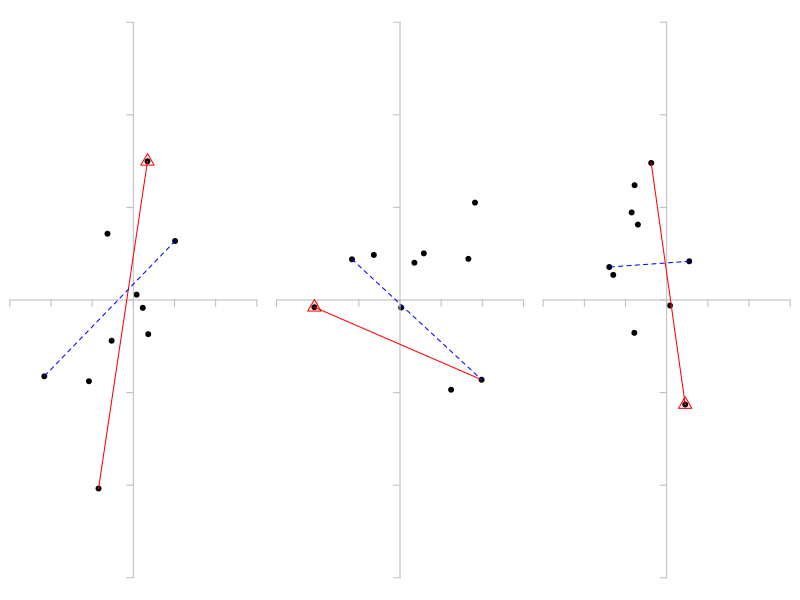
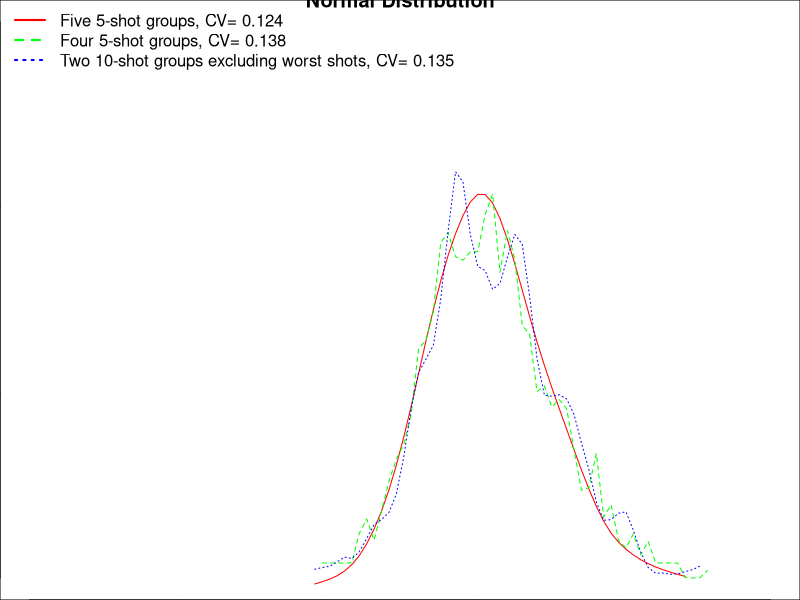
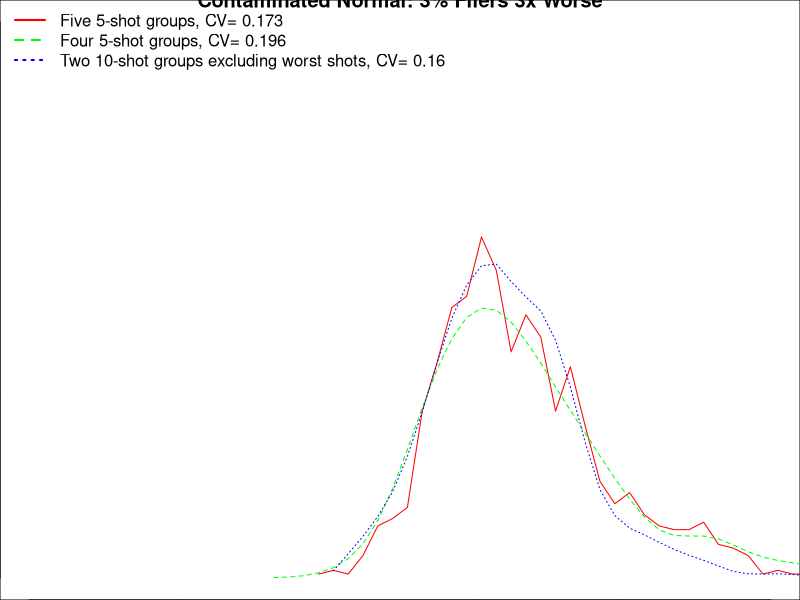

Recreate these plots in R, in order.
## ---- chunk 1
n <- 1000
set.seed(271828)

bivariate_normal <- function(n, sd = 1, flier_rate = 0, flier_severity = 3)
{
  d <- data.frame(u=runif(n), v=runif(n), z=runif(n))
  
  # Contaminated normal if fliers requested
  d$sd <- ifelse(d$z < flier_rate, sd * flier_severity, sd)

  # Box-Muller transform
  d$r = d$sd * sqrt(-2 * log(d$u))
  d$x = d$r * cos(2 * pi * d$v)
  d$y = d$r * sin(2 * pi * d$v)

  return (d)
}

group_size <- function(h)
{
  n <- nrow(h) 
  if (n < 2) {
    return (0)
  }
  best_so_far <- sqrt((h$x[1]-h$x[2])*(h$x[1]-h$x[2])+(h$y[1]-h$y[2])*(h$y[1]-h$y[2]))
  index_a <- 1
  index_b <- 2
  for (i in 1:(n - 1)) {
    for (j in (i + 1):n) {
      candidate = sqrt((h$x[i]-h$x[j])*(h$x[i]-h$x[j])+(h$y[i]-h$y[j])*(h$y[i]-h$y[j]))
      if (best_so_far < candidate) {
        best_so_far = candidate
        index_a <- i
        index_b <- j
      }
    }
  }
  return (data.frame(s=best_so_far, index_a=index_a, index_b=index_b))
}

excluding_worst <- function(h)
{
  n <- nrow(h) 

  # With only two shots, excluding one results in a zero size group
  if (n < 3) {
    return (0)
  }
      
  # Find the two impacts defining extreme spread
  best_so_far <- sqrt((h$x[1]-h$x[2])*(h$x[1]-h$x[2])+(h$y[1]-h$y[2])*(h$y[1]-h$y[2]))
  index_a <- 1
  index_b <- 2
  for (i in 1:(n - 1)) {
    for (j in (i + 1):n) {
      candidate = sqrt((h$x[i]-h$x[j])*(h$x[i]-h$x[j])+(h$y[i]-h$y[j])*(h$y[i]-h$y[j]))
      if (best_so_far < candidate) {
        best_so_far = candidate
        index_a = i;
        index_b = j;
      }
    }
  }

  # Worst shot must be one of the impacts defining extreme spread.
  # Calculate group size without either one, return the smaller number.
  best_so_far_excluding_a <- 0
  best_so_far_excluding_b <- 0
  index_aa <- index_a
  index_bb <- index_b
  for (i in 1:(n - 1)) {
    for (j in (i + 1):n) {
      candidate = sqrt((h$x[i]-h$x[j])*(h$x[i]-h$x[j])+(h$y[i]-h$y[j])*(h$y[i]-h$y[j]))
      if (i != index_a & j != index_a & best_so_far_excluding_a < candidate) {
        best_so_far_excluding_a <- candidate
        index_aa <- i
        index_bb <- j
      }
      if (i != index_b & j != index_b & best_so_far_excluding_b < candidate) {
        best_so_far_excluding_b <- candidate
        index_aa <- i
        index_bb <- j
      }
    }
  }
  if (best_so_far_excluding_a < best_so_far_excluding_b) {
    return (data.frame(s=best_so_far_excluding_a, a=index_aa, b=index_bb, w=index_a))
  } else {
    return (data.frame(s=best_so_far_excluding_b, a=index_aa, b=index_bb, w=index_b))
  }
}

experiment <- function(main, flier_rate = 0, flier_severity = 3)
{
  five5 <- numeric(n)
  four5 <- numeric(n)
  two10ex1 <- numeric(n)
  for (k in 1:n) {
    a <- bivariate_normal(5, flier_rate = flier_rate, flier_severity = flier_severity)
    b <- bivariate_normal(5, flier_rate = flier_rate, flier_severity = flier_severity)
    c <- bivariate_normal(5, flier_rate = flier_rate, flier_severity = flier_severity)
    d <- bivariate_normal(5, flier_rate = flier_rate, flier_severity = flier_severity)
    e <- bivariate_normal(5, flier_rate = flier_rate, flier_severity = flier_severity)
    five5[k] <- (group_size(a)$s + group_size(b)$s + group_size(c)$s + group_size(d)$s + group_size(e)$s) / 5
    four5[k] <- (group_size(a)$s + group_size(b)$s + group_size(c)$s + group_size(d)$s) / 4
    two10ex1[k] <- (excluding_worst(rbind(a,b))$s + excluding_worst(rbind(c,d))$s) / 2 
  }
  hist55 <- hist(five5, plot=F, breaks=50);
  plot(smooth.spline(hist55$mids, hist55$density), col='red', type='l', xlab='Average group size', ylab='PDF', xlim=c(0,5), ylim=c(0,1.5), main=main);
  hist45 <- hist(four5, plot=F, breaks=50);
  lines(smooth.spline(hist45$mids, hist45$density), col='green', lty=2);
  hist210 <- hist(two10ex1, plot=F, breaks=50);
  lines(smooth.spline(hist210$mids, hist210$density), col='blue', lty=3);
  leg1 <- paste('Five 5-shot groups, CV=', signif(sd(five5)/mean(five5),3), sep=' ')
  leg2 <- paste('Four 5-shot groups, CV=', signif(sd(four5)/mean(four5),3), sep=' ')
  leg3 <- paste('Two 10-shot groups excluding worst shots, CV=', signif(sd(two10ex1)/mean(two10ex1),3), sep=' ')
  legend("topleft", inset=0, c(leg1, leg2, leg3), lwd=2, lty=c(1,2,3), col=c('red','green','blue'), bty='n');
}
## ---- chunk 2
  old.par <- par(mfrow=c(1,3))
  par(mar=c(0,0,0,0))
  for (i in 1:3) {
    a <- bivariate_normal(10)
    plot(a$x, a$y, type='p', xlim=c(-3,3), ylim=c(-3,3), axes=F, pch=19)
    axis(1, pos=0, labels=NA, col='gray')
    axis(2, pos=0, labels=NA, col='gray') 
    g <- group_size(a)
    lines(c(a[g$index_a,]$x, a[g$index_b,]$x), c(a[g$index_a,]$y, a[g$index_b,]$y), col='red', lty=1)
    g <- excluding_worst(a)
    lines(c(a[g$a,]$x, a[g$b,]$x), c(a[g$a,]$y, a[g$b,]$y), col='blue', lty=2)
    points(a[g$w,]$x, a[g$w,]$y, pch=24, cex=2, col='red')
  }
  par(old.par)
## ---- chunk 3
experiment(main='Normal Distribution');
## ---- chunk 4
experiment(main='Contaminated Normal: 3% Fliers 3x Worse', flier_rate=0.03, flier_severity=3);
